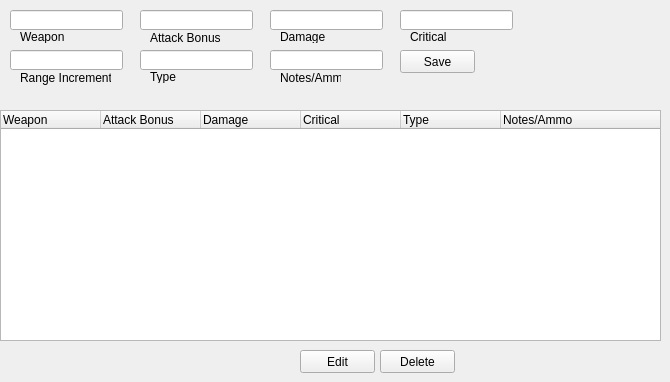
    <widget class="QWidget" name="tab">
     <attribute name="title">
      <string>Combat Options</string>
     </attribute>
     <widget class="QLineEdit" name="combatOptionWeaponInput">
      <property name="geometry">
       <rect>
        <x>10</x>
        <y>10</y>
        <width>113</width>
        <height>20</height>
       </rect>
      </property>
     </widget>
     <widget class="QLineEdit" name="combatOptionAttackBonusInput">
      <property name="geometry">
       <rect>
        <x>140</x>
        <y>10</y>
        <width>113</width>
        <height>20</height>
       </rect>
      </property>
     </widget>
     <widget class="QLineEdit" name="combatOptionDamageInput">
      <property name="geometry">
       <rect>
        <x>270</x>
        <y>10</y>
        <width>113</width>
        <height>20</height>
       </rect>
      </property>
     </widget>
     <widget class="QLineEdit" name="combatOptionCriticalInput">
      <property name="geometry">
       <rect>
        <x>400</x>
        <y>10</y>
        <width>113</width>
        <height>20</height>
       </rect>
      </property>
     </widget>
     <widget class="QLineEdit" name="combatOptionRangeIncrementInput">
      <property name="geometry">
       <rect>
        <x>10</x>
        <y>50</y>
        <width>113</width>
        <height>20</height>
       </rect>
      </property>
     </widget>
     <widget class="QLineEdit" name="combatOptionTypeInput">
      <property name="geometry">
       <rect>
        <x>140</x>
        <y>50</y>
        <width>113</width>
        <height>20</height>
       </rect>
      </property>
     </widget>
     <widget class="QLineEdit" name="combatOptionNotesAmmoInput">
      <property name="geometry">
       <rect>
        <x>270</x>
        <y>50</y>
        <width>113</width>
        <height>20</height>
       </rect>
      </property>
     </widget>
     <widget class="QLabel" name="label_71">
      <property name="geometry">
       <rect>
        <x>20</x>
        <y>30</y>
        <width>47</width>
        <height>13</height>
       </rect>
      </property>
      <property name="text">
       <string>Weapon</string>
      </property>
     </widget>
     <widget class="QLabel" name="label_96">
      <property name="geometry">
       <rect>
        <x>150</x>
        <y>30</y>
        <width>71</width>
        <height>16</height>
       </rect>
      </property>
      <property name="text">
       <string>Attack Bonus</string>
      </property>
     </widget>
     <widget class="QLabel" name="label_97">
      <property name="geometry">
       <rect>
        <x>280</x>
        <y>30</y>
        <width>47</width>
        <height>13</height>
       </rect>
      </property>
      <property name="text">
       <string>Damage</string>
      </property>
     </widget>
     <widget class="QLabel" name="label_98">
      <property name="geometry">
       <rect>
        <x>410</x>
        <y>30</y>
        <width>47</width>
        <height>13</height>
       </rect>
      </property>
      <property name="text">
       <string>Critical</string>
      </property>
     </widget>
     <widget class="QLabel" name="label_99">
      <property name="geometry">
       <rect>
        <x>20</x>
        <y>70</y>
        <width>91</width>
        <height>16</height>
       </rect>
      </property>
      <property name="text">
       <string>Range Increment</string>
      </property>
     </widget>
     <widget class="QLabel" name="label_100">
      <property name="geometry">
       <rect>
        <x>150</x>
        <y>70</y>
        <width>47</width>
        <height>13</height>
       </rect>
      </property>
      <property name="text">
       <string>Type</string>
      </property>
     </widget>
     <widget class="QLabel" name="label_101">
      <property name="geometry">
       <rect>
        <x>280</x>
        <y>70</y>
        <width>61</width>
        <height>16</height>
       </rect>
      </property>
      <property name="text">
       <string>Notes/Ammo</string>
      </property>
     </widget>
     <widget class="QPushButton" name="saveCombatOption">
      <property name="geometry">
       <rect>
        <x>400</x>
        <y>50</y>
        <width>75</width>
        <height>23</height>
       </rect>
      </property>
      <property name="text">
       <string>Save</string>
      </property>
     </widget>
     <widget class="QTreeWidget" name="combatOptionTreeView">
      <property name="geometry">
       <rect>
        <x>0</x>
        <y>110</y>
        <width>661</width>
        <height>231</height>
       </rect>
      </property>
      <column>
       <property name="text">
        <string>Weapon</string>
       </property>
      </column>
      <column>
       <property name="text">
        <string>Attack Bonus</string>
       </property>
      </column>
      <column>
       <property name="text">
        <string>Damage</string>
       </property>
      </column>
      <column>
       <property name="text">
        <string>Critical</string>
       </property>
      </column>
      <column>
       <property name="text">
        <string>Type</string>
       </property>
      </column>
      <column>
       <property name="text">
        <string>Notes/Ammo</string>
       </property>
      </column>
     </widget>
     <widget class="QPushButton" name="editCombatOption">
      <property name="geometry">
       <rect>
        <x>300</x>
        <y>350</y>
        <width>75</width>
        <height>23</height>
       </rect>
      </property>
      <property name="text">
       <string>Edit</string>
      </property>
     </widget>
     <widget class="QPushButton" name="deleteCombatOption">
      <property name="geometry">
       <rect>
        <x>380</x>
        <y>350</y>
        <width>75</width>
        <height>23</height>
       </rect>
      </property>
      <property name="text">
       <string>Delete</string>
      </property>
     </widget>
    </widget>
